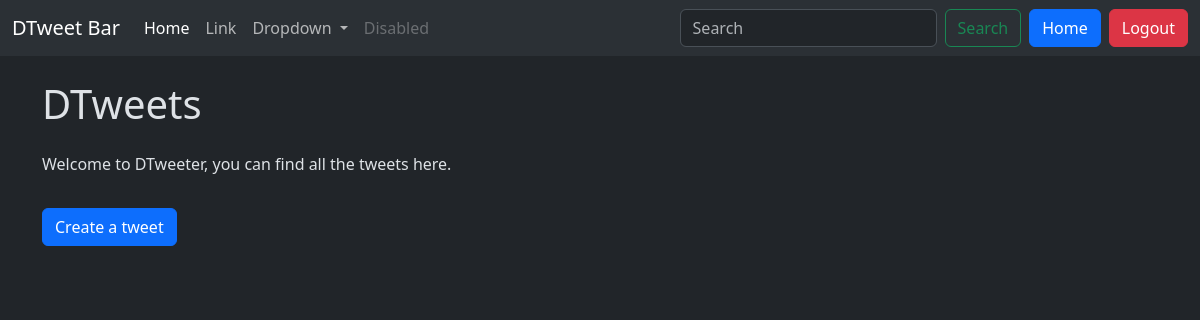
The page /tweet/ (signed in) on the database as committed earlier.
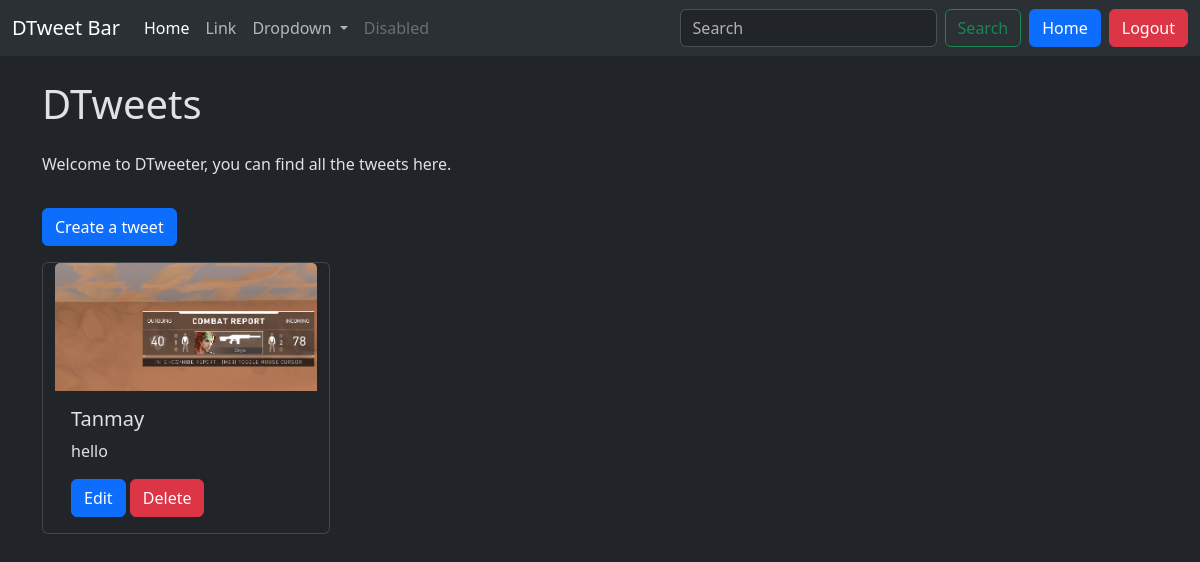
The same page on the database as committed later.
### tweet/models.py (models this page shows, shortened)
class Tweet(models.Model):
    user = models.ForeignKey(User, on_delete=models.CASCADE)
    text = models.TextField(max_length=200)
    photo = models.ImageField(upload_to='photos/',blank=True, null=True)
    created_at = models.DateTimeField(auto_now_add=True)
    updated_at = models.DateTimeField(auto_now=True)

### tweet/views.py (the view)
# urls.py: path('', views.tweet_list, name = "tweet_list"),
def tweet_list(request):
    tweets = Tweet.objects.all().order_by('-created_at')
    return render(request, 'tweet_list.html', {'tweets':tweets})

### tweet/templates/tweet_list.html (shortened to what this page needs)
{% extends "layout.html" %}
{% block content %}
    <h1 class="my-4 ">DTweets</h1>
    <p>Welcome to DTweeter, you can find all the tweets here.</p>
    <a href=" {% url "tweet_create" %} ">
        <button class="btn btn-primary my-3">
            Create a tweet
        </button>
    </a>
    <div class='container row gap-3' >
        {% for tweet in tweets %}
        <div class="card" style="width: 18rem;">
            {% if tweet.photo %}
            <img src="{{tweet.photo.url}}" class="card-img-top" alt="...">
            {% endif %}
            <div class="card-body">
              <h5 class="card-title">{{tweet.user.username}}</h5>
              <p class="card-text">{{tweet.text}}</p>
              {% if tweet.user == user %}
              <a href=" {% url "tweet_edit" tweet.id %} " class="btn btn-primary">Edit</a>
              <a href=" {% url "tweet_delete" tweet.id %} " class="btn btn-danger">Delete</a>
              {% endif %}
            </div>
          </div>
        {% endfor %}
    </div>
{% endblock %}

Rows that differ between the two databases and show on the page:
added Tweet: photo (picture), user.username "Tanmay", text "hello", shows "Edit"
